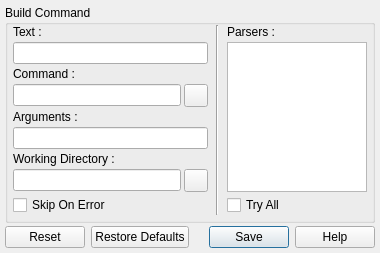
<ui version="4.0" >
 <class>UIBuilderSettings</class>
 <widget class="QWidget" name="UIBuilderSettings" >
  <property name="geometry" >
   <rect>
    <x>0</x>
    <y>0</y>
    <width>380</width>
    <height>245</height>
   </rect>
  </property>
  <property name="windowTitle" >
   <string>Builder Settings</string>
  </property>
  <layout class="QVBoxLayout" >
   <property name="spacing" >
    <number>3</number>
   </property>
   <property name="leftMargin" >
    <number>5</number>
   </property>
   <property name="topMargin" >
    <number>5</number>
   </property>
   <property name="rightMargin" >
    <number>5</number>
   </property>
   <property name="bottomMargin" >
    <number>5</number>
   </property>
   <item>
    <widget class="QGroupBox" name="gbBuildCommand" >
     <property name="sizePolicy" >
      <sizepolicy vsizetype="Maximum" hsizetype="Preferred" >
       <horstretch>0</horstretch>
       <verstretch>0</verstretch>
      </sizepolicy>
     </property>
     <property name="title" >
      <string>Build Command</string>
     </property>
     <layout class="QHBoxLayout" >
      <property name="spacing" >
       <number>8</number>
      </property>
      <property name="leftMargin" >
       <number>5</number>
      </property>
      <property name="topMargin" >
       <number>0</number>
      </property>
      <property name="rightMargin" >
       <number>5</number>
      </property>
      <property name="bottomMargin" >
       <number>5</number>
      </property>
      <item>
       <layout class="QGridLayout" >
        <property name="horizontalSpacing" >
         <number>3</number>
        </property>
        <property name="verticalSpacing" >
         <number>3</number>
        </property>
        <item row="0" column="0" colspan="2" >
         <widget class="QLabel" name="lBuildCommandText" >
          <property name="sizePolicy" >
           <sizepolicy vsizetype="Preferred" hsizetype="Expanding" >
            <horstretch>0</horstretch>
            <verstretch>0</verstretch>
           </sizepolicy>
          </property>
          <property name="text" >
           <string>Text :</string>
          </property>
         </widget>
        </item>
        <item row="1" column="0" colspan="2" >
         <widget class="QLineEdit" name="leBuildCommandText" />
        </item>
        <item row="2" column="0" colspan="2" >
         <widget class="QLabel" name="lBuildCommandCommand" >
          <property name="text" >
           <string>Command :</string>
          </property>
         </widget>
        </item>
        <item row="3" column="0" >
         <widget class="QLineEdit" name="leBuildCommandCommand" />
        </item>
        <item row="3" column="1" >
         <widget class="QToolButton" name="tbBuildCommandCommand" >
          <property name="icon" >
           <iconset resource="../../resources/resources.qrc" >:/tools/icons/tools/file.png</iconset>
          </property>
         </widget>
        </item>
        <item row="4" column="0" colspan="2" >
         <widget class="QLabel" name="lBuildCommandArguments" >
          <property name="text" >
           <string>Arguments :</string>
          </property>
         </widget>
        </item>
        <item row="5" column="0" colspan="2" >
         <widget class="QLineEdit" name="leBuildCommandArguments" />
        </item>
        <item row="6" column="0" colspan="2" >
         <widget class="QLabel" name="lBuildCommandWorkingDirectory" >
          <property name="text" >
           <string>Working Directory :</string>
          </property>
         </widget>
        </item>
        <item row="7" column="0" >
         <widget class="QLineEdit" name="leBuildCommandWorkingDirectory" />
        </item>
        <item row="7" column="1" >
         <widget class="QToolButton" name="tbBuildCommandWorkingDirectory" >
          <property name="icon" >
           <iconset resource="../../resources/resources.qrc" >:/tools/icons/tools/icon.png</iconset>
          </property>
         </widget>
        </item>
        <item row="8" column="0" colspan="2" >
         <widget class="QCheckBox" name="cbBuildCommandSkipOnError" >
          <property name="text" >
           <string>Skip On Error</string>
          </property>
         </widget>
        </item>
       </layout>
      </item>
      <item>
       <widget class="Line" name="lBuildCommand" >
        <property name="orientation" >
         <enum>Qt::Vertical</enum>
        </property>
       </widget>
      </item>
      <item>
       <layout class="QVBoxLayout" >
        <property name="spacing" >
         <number>3</number>
        </property>
        <item>
         <widget class="QLabel" name="lBuildCommandParsers" >
          <property name="text" >
           <string>Parsers :</string>
          </property>
         </widget>
        </item>
        <item>
         <widget class="QListWidget" name="lwBuildCommandParsers" >
          <property name="maximumSize" >
           <size>
            <width>140</width>
            <height>16777215</height>
           </size>
          </property>
         </widget>
        </item>
        <item>
         <widget class="QCheckBox" name="cbBuildCommandTryAll" >
          <property name="text" >
           <string>Try All</string>
          </property>
         </widget>
        </item>
       </layout>
      </item>
     </layout>
    </widget>
   </item>
   <item>
    <spacer>
     <property name="orientation" >
      <enum>Qt::Vertical</enum>
     </property>
     <property name="sizeHint" >
      <size>
       <width>20</width>
       <height>0</height>
      </size>
     </property>
    </spacer>
   </item>
   <item>
    <widget class="QDialogButtonBox" name="dbbButtons" >
     <property name="standardButtons" >
      <set>QDialogButtonBox::Help|QDialogButtonBox::NoButton|QDialogButtonBox::Reset|QDialogButtonBox::RestoreDefaults|QDialogButtonBox::Save</set>
     </property>
    </widget>
   </item>
  </layout>
 </widget>
 <resources>
  <include location="../../resources/resources.qrc" />
 </resources>
 <connections/>
</ui>
